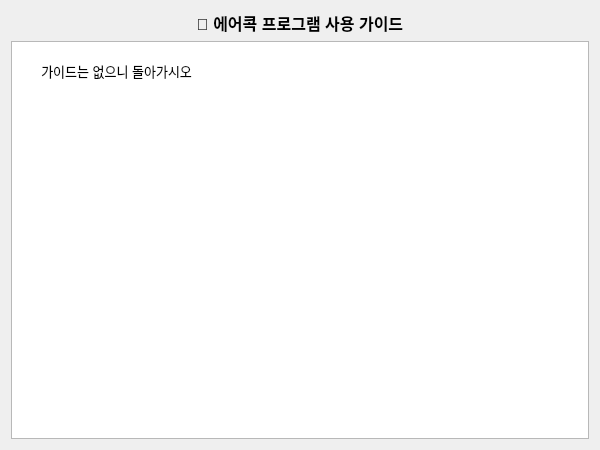
<?xml version="1.0" encoding="UTF-8"?>
<ui version="4.0">
 <class>GuideDialog</class>
 <widget class="QDialog" name="GuideDialog">
  <property name="geometry">
   <rect>
    <x>0</x>
    <y>0</y>
    <width>600</width>
    <height>450</height>
   </rect>
  </property>
  <property name="minimumSize">
   <size>
    <width>600</width>
    <height>450</height>
   </size>
  </property>
  <property name="maximumSize">
   <size>
    <width>600</width>
    <height>450</height>
   </size>
  </property>
  <property name="windowTitle">
   <string>사용 가이드</string>
  </property>
  <layout class="QVBoxLayout" name="verticalLayout">
   <item>
    <widget class="QLabel" name="label_title">
     <property name="text">
      <string>📘 에어콕 프로그램 사용 가이드</string>
     </property>
     <property name="alignment">
      <set>Qt::AlignCenter</set>
     </property>
     <property name="styleSheet">
      <string notr="true">font-weight: bold; font-size: 16px;</string>
     </property>
    </widget>
   </item>
   <item>
    <widget class="QTextEdit" name="text_guide">
     <property name="readOnly">
      <bool>true</bool>
     </property>
     <property name="styleSheet">
      <string notr="true">font-size: 13px;</string>
     </property>
     <property name="text">
      <string notr="true">
       가이드는 없으니 돌아가시오
      </string>
     </property>
    </widget>
   </item>
  </layout>
 </widget>
 <resources/>
 <connections/>
</ui>
